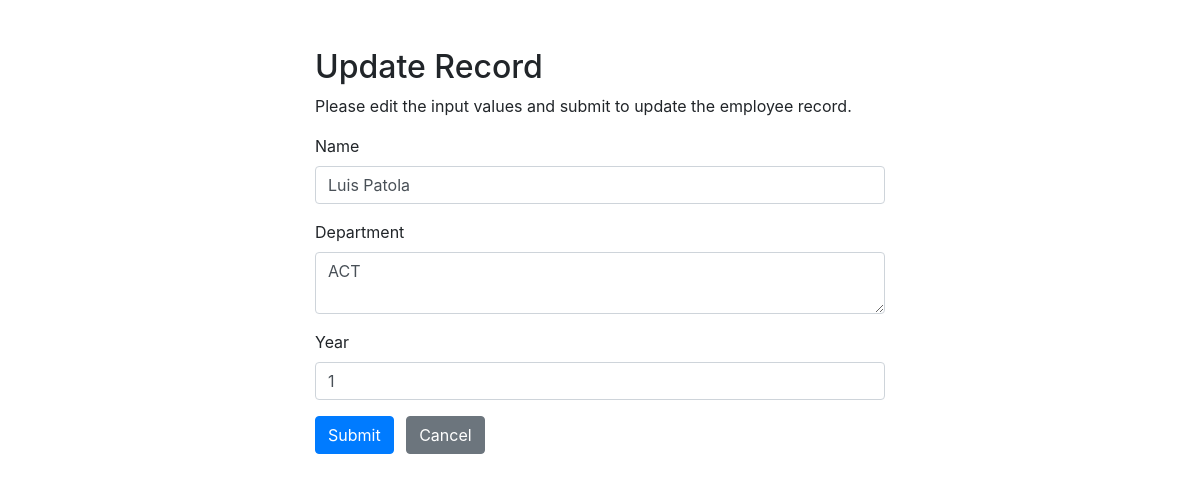
The page /update.php?id=5 on the database its author committed.
### tables this page shows
CREATE TABLE `student` (
  `id` int(11) NOT NULL,
  `name` varchar(100) NOT NULL,
  `department` varchar(255) NOT NULL,
  `year` int(10) NOT NULL
);

### update.php (the view, shortened to what this page needs)
<?php
require_once "con_db.php";
$name = $department = $year = "";
$name_err = $department_err = $year_err = "";
if(isset($_POST["id"]) && !empty($_POST["id"])){
    $id = $_POST["id"];
    $input_name = trim($_POST["name"]);
    if(empty($input_name)){
        $name_err = "Please enter a name.";
    } elseif(!filter_var($input_name, FILTER_VALIDATE_REGEXP, array("options"=>array("regexp"=>"/^[a-zA-Z\s]+$/")))){
        $name_err = "Please enter a valid name.";
    } else{
        $name = $input_name;
    }
    $input_department = trim($_POST["department"]);
    if(empty($input_department)){
        $department_err = "Please enter an department.";
    } else{
        $department = $input_department;
    }
    $input_year = trim($_POST["year"]);
    if(empty($input_year)){
        $year_err = "Please enter the year.";
    } elseif(!ctype_digit($input_year)){
        $year_err = "Please enter a positive integer value.";
    } else{
        $year = $input_year;
    }
    if(empty($name_err) && empty($department_err) && empty($year_err)){
        $sql = "UPDATE student SET name=?, department=?, year=? WHERE id=?";
        if($stmt = $mysqli->prepare($sql)){
            $stmt->bind_param("sssi", $param_name, $param_departmnet, $param_year, $param_id);
            $param_name = $name;
            $param_address = $department;
            $param_year = $year;
            $param_id = $id;
            if($stmt->execute()){
                header("location: index.php");
                exit();
            } else{
                echo "Oops! Something went wrong. Please try again later.";
            }
        }
        $stmt->close();
    }
    $mysqli->close();
} else{
    if(isset($_GET["id"]) && !empty(trim($_GET["id"]))){
        $sql = "SELECT * FROM student WHERE id = ?";
        if($stmt = $mysqli->prepare($sql)){
            $stmt->bind_param("i", $param_id);
            if($stmt->execute()){
                $result = $stmt->get_result();
                if($result->num_rows == 1){
                    $row = $result->fetch_array(MYSQLI_ASSOC);
                    $name = $row["name"];
                    $department = $row["department"];
                    $year = $row["year"];
                } else{
                    header("location: error.php");
                    exit();
                }
            } else{
                echo "Oops! Something went wrong. Please try again later.";
            }
        }
    }  else{
        header("location: error.php");
        exit();
    }
}
?>
<!DOCTYPE html>
<html lang="en">
<head>
    <link rel="stylesheet" href="https://stackpath.bootstrapcdn.com/bootstrap/4.5.2/css/bootstrap.min.css">
</head>
<body>
<div class="wrapper">
    <div class="container-fluid">
        <div class="row">
            <div class="col-md-12">
                <h2 class="mt-5">Update Record</h2>
                <p>Please edit the input values and submit to update the employee record.</p>
                <form action="<?php echo htmlspecialchars(basename($_SERVER['REQUEST_URI'])); ?>" method="post">
                    <div class="form-group">
                        <label>Name</label>
                        <input type="text" name="name" class="form-control <?php echo (!empty($name_err)) ? 'is-invalid' : ''; ?>" value="<?php echo $name; ?>">
                    </div>
                    <div class="form-group">
                        <label>Department</label>
                        <textarea name="department" class="form-control <?php echo (!empty($department_err)) ? 'is-invalid' : ''; ?>"><?php echo $department; ?></textarea>
                    </div>
                    <div class="form-group">
                        <label>Year</label>
                        <input type="text" name="year" class="form-control <?php echo (!empty($year_err)) ? 'is-invalid' : ''; ?>" value="<?php echo $year; ?>">
                    </div>
                    <input type="submit" class="btn btn-primary" value="Submit">
                    <a href="index.php" class="btn btn-secondary ml-2">Cancel</a>
                </form>
            </div>
        </div>
    </div>
</div>
</body>
</html>

### update.php (style rules this page uses)
.wrapper { width: 600px; margin: 0 auto; }

### rows shown on the page
student: name "Luis Patola", department "ACT", year "1"
